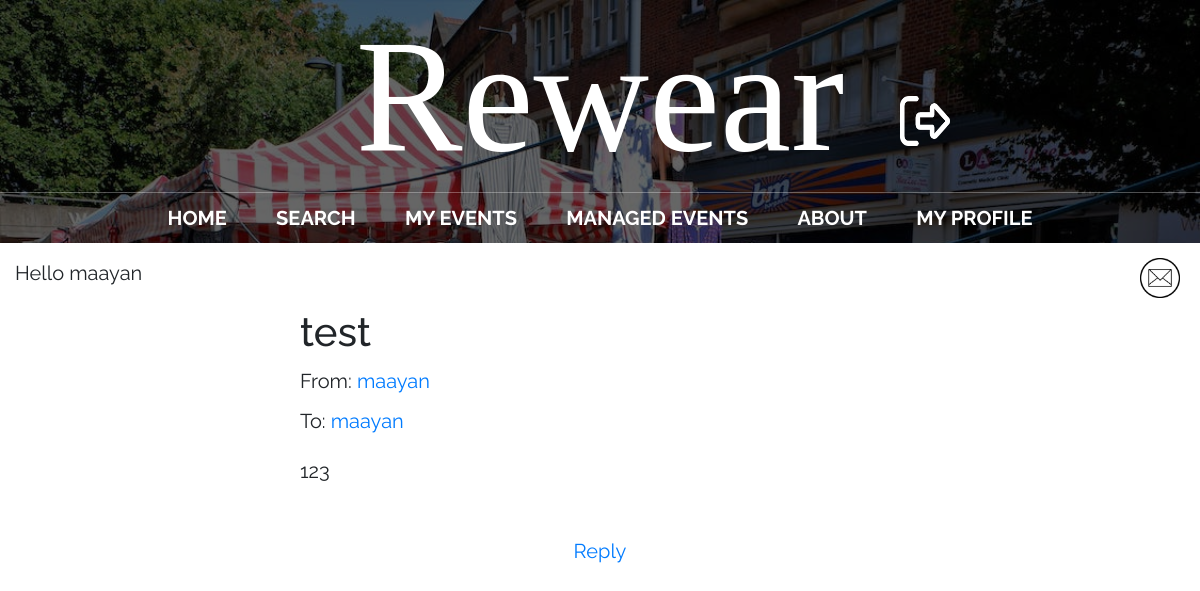
Screenshot of /message_detail/44/ (signed in) with the database file from the repository.
### main/models.py (models this page shows)
class Message(models.Model):
    sender = models.ForeignKey(User, on_delete=models.CASCADE, related_name='sent_messages')
    recipient = models.ForeignKey(User, on_delete=models.CASCADE, related_name='received_messages')
    subject = models.CharField(max_length=255)
    body = models.TextField()
    from django.utils import timezone
    created_at = models.DateTimeField(default=timezone.now)
    is_read = models.BooleanField(default=False)

### main/views.py (the view)
# urls.py: path("message_detail/<message_id>/", views.message_detail, name="message_detail"),
@login_required
def message_detail(request, message_id):
    message = Message.objects.get(id=message_id)
    if request.user == message.recipient:
        message.is_read = True
        message.save()
    new_mail = new_messages(request.user.username)
    return render(request, 'main/message_detail.html', {'message': message, 'new_mail': new_mail})

### main/views.py (called while the page is built)
def new_messages(username):
    try:
        messages = Message.objects.filter(recipient=User.objects.filter(username=username)[0])
        for m in messages:
            if not m.is_read:
                return True
        return False
    except:
        return False

### main/templates/main/message_detail.html (shortened to what this page needs)
{% extends 'main/base.html' %}
{% block content %}
<center>
  <h2 class="details">{{ message.subject }}</h2>
  <p class="details">From: <a href="/profile/{{ message.sender.username }}">{{ message.sender.username }}</a></p>
  <p class="details">To: <a href="/profile/{{ message.recipient.username }}">{{ message.recipient.username }}</a></p>
  <div class="details"><p>{{ message.body | linebreaks}}</p></div>
  <br />
  <a href="/send_message/{{message.sender.username}}/">Reply</a>
</center>
{% endblock %}

### main/templates/main/base.html (shortened to what this page needs)
{% load static %}
<!doctype html>
<html>
	<head>
		<link rel="stylesheet" href="https://stackpath.bootstrapcdn.com/bootstrap/4.3.1/css/bootstrap.min.css">
		<link rel="stylesheet" href="{% static 'css/styles.css' %}">
	</head>
	<body>
	<div id = "content", name = "content">
		<div class="row justify-content-center">
			<div class="col-12">
					<header class="main-header">
						<h1 id="header-title" class="header-name header-name-large" style="text-align: center; position: relative;">Rewear
							{% if user.is_authenticated %}
								<span class="header-photo-wrapper">
									<a href="/logout">
										<img src="{% static 'media/logout.png' %}" alt="logout" class="header-photo" width="50" height="50">
									</a>
								</span>
							{% endif %}
						</h1>
						<nav class="nav main-nav">
							<ul>
								<li><a href="/">Home</a></li>
								{% if user.is_authenticated %}
									<li><a href="/search_page/">Search</a></li>
									<li><a href="/my_events/{{request.user.id}}">My Events</a></li>
								{% endif %}
								{% if user.groups.all.0.name == 'eventManager' or user.groups.all.1.name == 'eventManager' %}
									<li><a href="/managed_events/{{request.user.id}}">Managed Events</a></li>
								{% endif %}
								<li><a href="/about/">About</a></li>
								{% if user.is_authenticated and user.is_superuser %}
									<li><a href="/submissions/">Submissions
									<!--<div style="display: inline-block;">
										<div style="border-radius: 50%; width: 10px; height: 10px; padding: 2px; border: solid; border-color: red;"></div>
									</div>-->
									</a></li>
									<li><a href="/admin/">Administration</a></li>
								{% elif user.is_authenticated and user.is_active%}
								<li><a href="/profile/">My Profile</a></li>
								{% endif %}
							</ul>
						</nav>
					</header>
			{% if user.is_authenticated %}
			<p style="text-align:left;margin:15px;">
				<td><left>Hello {{request.user.username}}</left></td>
				<span style="float:right;">
					{% if new_mail %}
						<a href="/inbox" style="text-decoration:none">
							<img src='{% static "media/new_mail.png" %}' alt="inbox" height=40px width=40px class="animation">&nbsp;
						</a>
					{% else %}
						<a href="/inbox" style="text-decoration:none">
							<img src='{% static "media/mail_icon.png" %}' alt="inbox" height=40px width=40px class="mail_icon">&nbsp;
						</a>
					{% endif %}
				</span>
			</p>
			{% endif %}
				{% block content %}
				{% endblock %}
			</div>
		</div>
	</div>
	</body>
</html>

### static/css/styles.css (style rules this page uses)
* { box-sizing: border-box; font-family: Raleway; }
html, body { margin: 0; padding: 0; }
.nav ul { margin: 0; padding: 0; }
.nav li { display: inline; }
.nav a { display: inline-block; padding: .5em; color: white; text-decoration: none; }
.main-nav { text-align: center; font-size: 1.1em; font-weight: lighter; display: inline; }
.main-nav li { padding: 0 1%; }
.main-header { background-color: rgba(0, 0, 0, .6); background-image: url("../media/Header Background.jpeg"); background-blend-mode: multiply; background-size: cover; }
.header-name { text-align: center; margin: 0; font-size: 4em; font-family: "Arvo"; font-weight: normal; color: white; border-bottom: 1px solid rgba(255, 255, 255, .3) }
.header-name-large { font-size: 8em; }

### main/templates/main/base.html (style rules this page uses)
* { font-size: 20px; }
nav li a { text-transform: uppercase; font-weight: bold; }
.header-photo-wrapper { position: absolute; top: 50%; left: 75%; transition: transform 0.2s ease; opacity: 1; transition: transform 0.2s ease, opacity 0.2s ease; }
.header-photo-wrapper::after { content: "Logout"; position: absolute; top: 105%; left: 50%; transform: translateX(-50%); opacity: 0; transition: opacity 0.2s ease; }
.header-name { text-align: center; position: relative; max-width: 100%; width: 100%; white-space: nowrap; overflow: hidden; text-overflow: ellipsis; }
.mail_icon { transition: transform 0.2s ease; }

### rows the page displays
Message: subject "test", sender.username "maayan", recipient.username "maayan", body "123"

### other values shown
{{ request.user.username }} "maayan"
